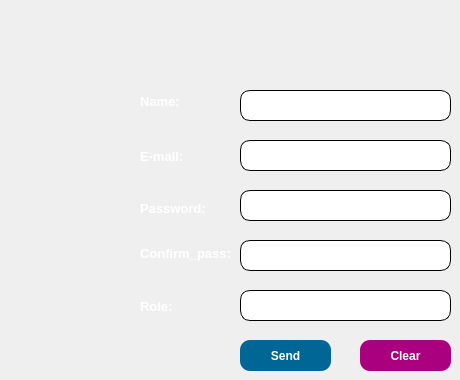
                <widget class="QWidget" name="signup_tab">
                 <attribute name="title">
                  <string>Sign up</string>
                 </attribute>
                 <widget class="QLabel" name="usr_labl_up">
                  <property name="geometry">
                   <rect>
                    <x>140</x>
                    <y>95</y>
                    <width>47</width>
                    <height>13</height>
                   </rect>
                  </property>
                  <property name="font">
                   <font>
                    <pointsize>10</pointsize>
                    <weight>75</weight>
                    <bold>true</bold>
                   </font>
                  </property>
                  <property name="styleSheet">
                   <string notr="true">color: rgb(255, 255, 255);</string>
                  </property>
                  <property name="text">
                   <string>Name:</string>
                  </property>
                 </widget>
                 <widget class="QPushButton" name="signup_btn">
                  <property name="geometry">
                   <rect>
                    <x>240</x>
                    <y>340</y>
                    <width>91</width>
                    <height>31</height>
                   </rect>
                  </property>
                  <property name="font">
                   <font>
                    <pointsize>9</pointsize>
                    <weight>75</weight>
                    <bold>true</bold>
                   </font>
                  </property>
                  <property name="styleSheet">
                   <string notr="true">QPushButton{
background-color: rgb(0, 102, 150);
color:white;
border-style:outset;
border-radius:10px;
}

QPushButton::pressed{
background-color: rgb(255, 255, 255);
color: rgb(0, 102, 150);
 border-style:inset;

}</string>
                  </property>
                  <property name="text">
                   <string>Send</string>
                  </property>
                 </widget>
                 <widget class="QLabel" name="user_lbl_email_up">
                  <property name="geometry">
                   <rect>
                    <x>140</x>
                    <y>148</y>
                    <width>71</width>
                    <height>16</height>
                   </rect>
                  </property>
                  <property name="font">
                   <font>
                    <pointsize>10</pointsize>
                    <weight>75</weight>
                    <bold>true</bold>
                   </font>
                  </property>
                  <property name="styleSheet">
                   <string notr="true">color: rgb(255, 255, 255);</string>
                  </property>
                  <property name="text">
                   <string>E-mail:</string>
                  </property>
                 </widget>
                 <widget class="QLineEdit" name="signup_pass">
                  <property name="geometry">
                   <rect>
                    <x>240</x>
                    <y>190</y>
                    <width>211</width>
                    <height>31</height>
                   </rect>
                  </property>
                  <property name="minimumSize">
                   <size>
                    <width>211</width>
                    <height>31</height>
                   </size>
                  </property>
                  <property name="font">
                   <font>
                    <pointsize>10</pointsize>
                    <weight>75</weight>
                    <bold>true</bold>
                   </font>
                  </property>
                  <property name="styleSheet">
                   <string notr="true">background-color: rgb(255, 255, 255);
border-style:solid;
border-radius:10px;
border-width:1px;
</string>
                  </property>
                 </widget>
                 <widget class="QLineEdit" name="signup_email">
                  <property name="geometry">
                   <rect>
                    <x>240</x>
                    <y>140</y>
                    <width>211</width>
                    <height>31</height>
                   </rect>
                  </property>
                  <property name="minimumSize">
                   <size>
                    <width>211</width>
                    <height>31</height>
                   </size>
                  </property>
                  <property name="font">
                   <font>
                    <pointsize>10</pointsize>
                    <weight>75</weight>
                    <bold>true</bold>
                   </font>
                  </property>
                  <property name="styleSheet">
                   <string notr="true">background-color: rgb(255, 255, 255);
border-style:solid;
border-radius:10px;
border-width:1px;
</string>
                  </property>
                 </widget>
                 <widget class="QPushButton" name="signup_clr_btn">
                  <property name="geometry">
                   <rect>
                    <x>360</x>
                    <y>340</y>
                    <width>91</width>
                    <height>31</height>
                   </rect>
                  </property>
                  <property name="font">
                   <font>
                    <pointsize>9</pointsize>
                    <weight>75</weight>
                    <bold>true</bold>
                   </font>
                  </property>
                  <property name="styleSheet">
                   <string notr="true">QPushButton{
background-color: rgb(170, 0, 127);
color:white;
border-style:outset;
border-radius:10px;
}

QPushButton::pressed{
background-color: rgb(255, 255, 255);
color: rgb(170, 0, 127);
 border-style:inset;

}</string>
                  </property>
                  <property name="text">
                   <string>Clear</string>
                  </property>
                 </widget>
                 <widget class="QLineEdit" name="signup_conf">
                  <property name="geometry">
                   <rect>
                    <x>240</x>
                    <y>240</y>
                    <width>211</width>
                    <height>31</height>
                   </rect>
                  </property>
                  <property name="minimumSize">
                   <size>
                    <width>211</width>
                    <height>31</height>
                   </size>
                  </property>
                  <property name="font">
                   <font>
                    <pointsize>10</pointsize>
                    <weight>75</weight>
                    <bold>true</bold>
                   </font>
                  </property>
                  <property name="styleSheet">
                   <string notr="true">background-color: rgb(255, 255, 255);
border-style:solid;
border-radius:10px;
border-width:1px;
</string>
                  </property>
                 </widget>
                 <widget class="QLineEdit" name="signup_role">
                  <property name="geometry">
                   <rect>
                    <x>240</x>
                    <y>290</y>
                    <width>211</width>
                    <height>31</height>
                   </rect>
                  </property>
                  <property name="minimumSize">
                   <size>
                    <width>211</width>
                    <height>31</height>
                   </size>
                  </property>
                  <property name="font">
                   <font>
                    <pointsize>10</pointsize>
                    <weight>75</weight>
                    <bold>true</bold>
                   </font>
                  </property>
                  <property name="styleSheet">
                   <string notr="true">background-color: rgb(255, 255, 255);
border-style:solid;
border-radius:10px;
border-width:1px;
</string>
                  </property>
                 </widget>
                 <widget class="QLabel" name="user_labl_pass_up">
                  <property name="geometry">
                   <rect>
                    <x>140</x>
                    <y>200</y>
                    <width>71</width>
                    <height>16</height>
                   </rect>
                  </property>
                  <property name="font">
                   <font>
                    <pointsize>10</pointsize>
                    <weight>75</weight>
                    <bold>true</bold>
                   </font>
                  </property>
                  <property name="styleSheet">
                   <string notr="true">color: rgb(255, 255, 255);</string>
                  </property>
                  <property name="text">
                   <string>Password:</string>
                  </property>
                 </widget>
                 <widget class="QLabel" name="user_labl_role_up">
                  <property name="geometry">
                   <rect>
                    <x>140</x>
                    <y>298</y>
                    <width>71</width>
                    <height>16</height>
                   </rect>
                  </property>
                  <property name="font">
                   <font>
                    <pointsize>10</pointsize>
                    <weight>75</weight>
                    <bold>true</bold>
                   </font>
                  </property>
                  <property name="styleSheet">
                   <string notr="true">color: rgb(255, 255, 255);</string>
                  </property>
                  <property name="text">
                   <string>Role:</string>
                  </property>
                 </widget>
                 <widget class="QLineEdit" name="signup_name">
                  <property name="geometry">
                   <rect>
                    <x>240</x>
                    <y>90</y>
                    <width>211</width>
                    <height>31</height>
                   </rect>
                  </property>
                  <property name="minimumSize">
                   <size>
                    <width>211</width>
                    <height>31</height>
                   </size>
                  </property>
                  <property name="font">
                   <font>
                    <pointsize>10</pointsize>
                    <weight>75</weight>
                    <bold>true</bold>
                   </font>
                  </property>
                  <property name="styleSheet">
                   <string notr="true">background-color: rgb(255, 255, 255);
border-style:solid;
border-radius:10px;
border-width:1px;
</string>
                  </property>
                 </widget>
                 <widget class="QLabel" name="user_labl_conf_up">
                  <property name="geometry">
                   <rect>
                    <x>140</x>
                    <y>245</y>
                    <width>91</width>
                    <height>16</height>
                   </rect>
                  </property>
                  <property name="font">
                   <font>
                    <pointsize>10</pointsize>
                    <weight>75</weight>
                    <bold>true</bold>
                   </font>
                  </property>
                  <property name="styleSheet">
                   <string notr="true">color: rgb(255, 255, 255);</string>
                  </property>
                  <property name="text">
                   <string>Confirm_pass:</string>
                  </property>
                 </widget>
                </widget>
